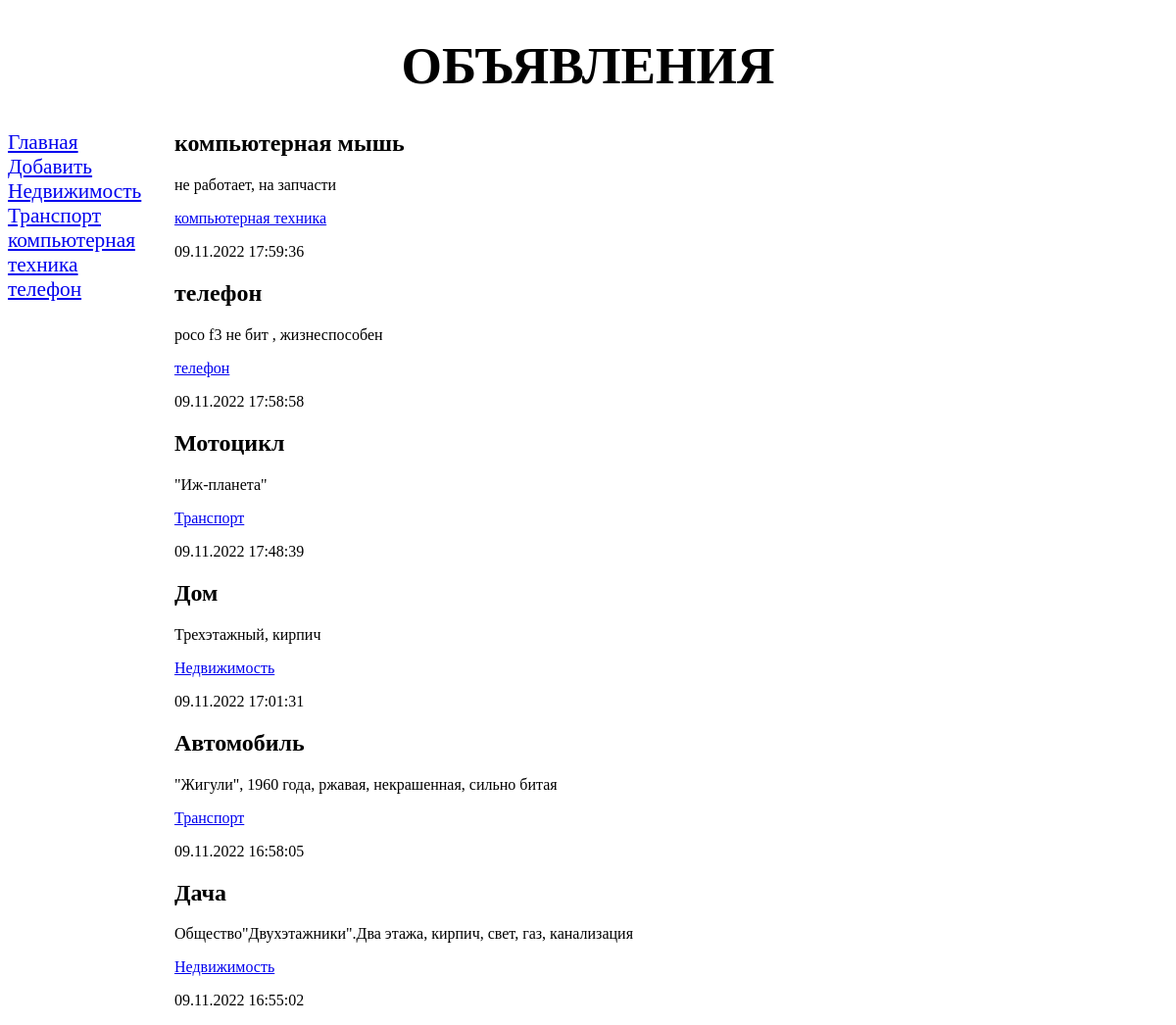
The page / on the database its author committed.
### bboard/models.py (models this page shows, shortened)
class Rubric(models.Model):
    name = models.CharField(max_length=20, db_index=True, verbose_name='Название')
    class Meta:
        verbose_name = 'Рубрика'
        verbose_name_plural = 'Рубрики'
        ordering = ['name']

class Bb(models.Model):
    title = models.CharField(max_length=50, verbose_name='Товар')
    content = models.TextField(null=True, blank=True, verbose_name='Описание')
    price = models.FloatField(null=True, blank=True, verbose_name='Цена')
    published = models.DateTimeField(auto_now_add=True, db_index=True, verbose_name='Дата добавления')
    rubric = models.ForeignKey('Rubric', null=True, on_delete=models.PROTECT, verbose_name='Рубрика')
    class Meta:
        verbose_name = 'Объявление'
        verbose_name_plural = 'Объявления'
        ordering = ['-published']

### bboard/views.py (the view)
# urls.py: path('', index, name='index'),
def index(request):
    bbs = Bb.objects.all()
    rubrics = Rubric.objects.all()
    context = {'bbs': bbs, 'rubrics': rubrics}
    return render(request, 'bboard/index.html', context)

### bboard/templates/bboard/index.html
{% extends 'layout/basic.html'%}
{% block content%}
{% for bb in bbs %}
    <div>
        <h2>{{bb.title}}</h2>
        <p>{{bb.content}}</p>
        <p><a href="{% url 'by_rubric' bb.rubric.pk%}">{{bb.rubric.name}}</a></p>
        <p>{{bb.published|date:'d.m.Y H:i:s'}}</p>
    </div>
    {%endfor%}
{% endblock%}

### bboard/templates/layout/basic.html (shortened to what this page needs)
{%load static%}
<!DOCTYPE html>
<html lang="en">
<head>
</head>
    <link rel="stylesheet" type="text/css" href="{% static 'bboard/style.css' %}">
<body>
  <header>
      <h1>Объявления</h1>
  </header>
  <nav>
      <a href="{% url 'index' %}">Главная</a>
        <a href="{% url 'add' %}">Добавить</a>
        {% for rubric in rubrics %}
        <a href="{% url 'by_rubric' rubric.pk %}">{{rubric.name}}</a>
        {%endfor%}
  </nav>
  <section>
      {%block content%}
      {%endblock%}
  </section>
</body>
</html>

### bboard/static/bboard/style.css (style rules this page uses)
header h1 { font-size: 40pt; text-transform: uppercase; text-align: center; background: url('bg.jpg') left / auto 100% no-repeat; }
nav { font-size: 16pt; width: 150px; float: left; }
nav a { display: block; margin: 10px 0 px; }
section { margin-left: 170px }

### rows shown on the page
Rubric: name "Недвижимость"
Rubric: name "Транспорт"
Rubric: name "компьютерная техника"
Rubric: name "телефон"
Bb: title "компьютерная мышь", content "не работает, на запчасти", rubric.name "компьютерная техника", published "09.11.2022 17:59:36"
Bb: title "телефон", content "poco f3 не бит , жизнеспособен", rubric.name "телефон", published "09.11.2022 17:58:58"
Bb: title "Мотоцикл", content "\"Иж-планета\"", rubric.name "Транспорт", published "09.11.2022 17:48:39"
Bb: title "Дом", content "Трехэтажный, кирпич", rubric.name "Недвижимость", published "09.11.2022 17:01:31"
Bb: title "Автомобиль", content "\"Жигули\", 1960 года, ржавая, некрашенная, сильно битая", rubric.name "Транспорт", published "09.11.2022 16:58:05"
Bb: title "Дача", content "Общество\"Двухэтажники\".Два этажа, кирпич, свет, газ, канализация", rubric.name "Недвижимость", published "09.11.2022 16:55:02"
